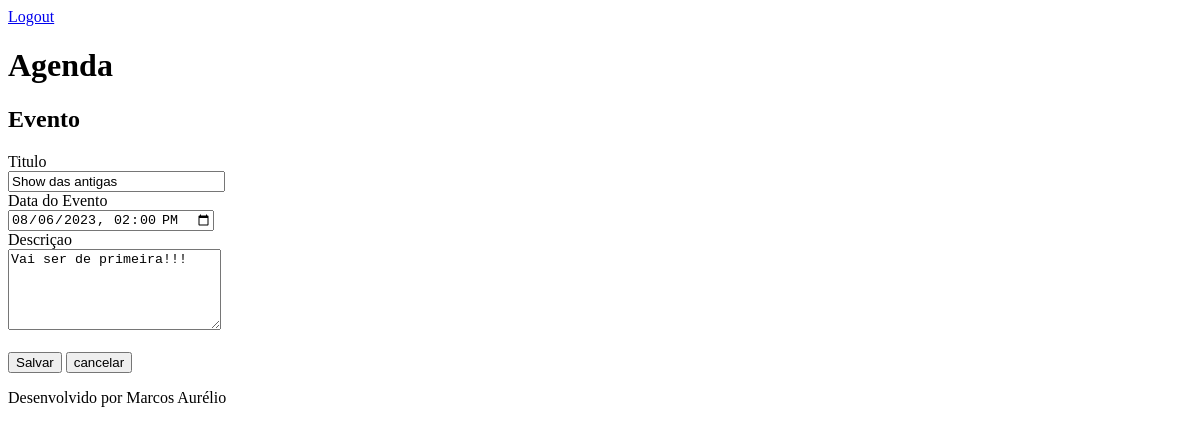
Page /agenda/evento/?id=4 on the earlier database version.
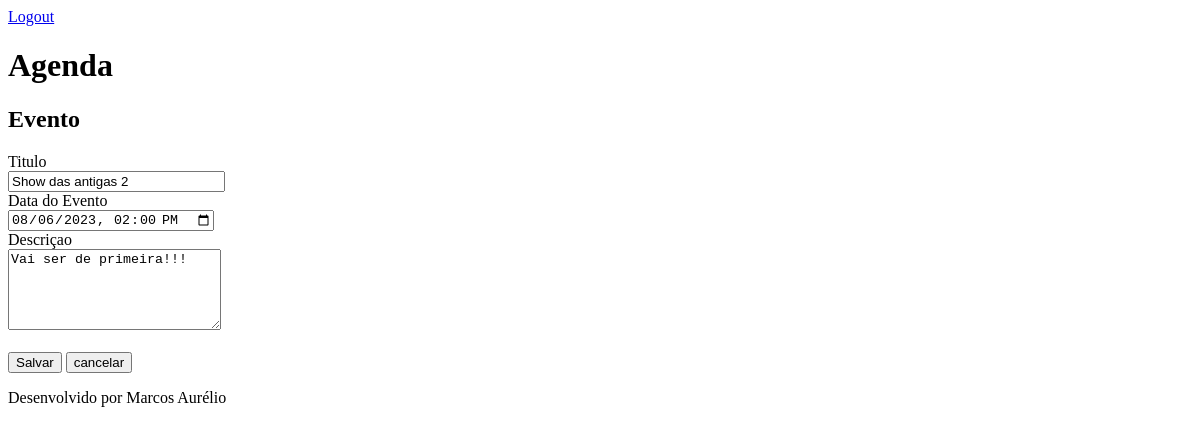
Same page on the later database version.
### core/models.py (models this page shows, shortened)
class Evento(models.Model):
    titulo = models.CharField(max_length=100, verbose_name="Título")
    descricao = models.TextField(blank=True, null=True)
    data_evento = models.DateTimeField(verbose_name="Data do Evento")
    data_criacao = models.DateTimeField(auto_now=True, verbose_name="Data da Criação")
    usuario = models.ForeignKey(User, on_delete=models.CASCADE)
    class Meta:
        db_table = "evento"
    def get_data_input_evento(self):
        return self.data_evento.strftime("%Y-%m-%dT%H:%M")

### core/views.py (the view)
# urls.py: path('agenda/evento/', views.evento),
def evento(request):
    id_evento = request.GET.get('id')
    dados = {}
    if id_evento:
        dados['evento'] = Evento.objects.get(id=id_evento)
    return render(request, 'evento.html', dados)

### templates/evento.html (shortened to what this page needs)
{% extends "model-page.html" %}
{% block content %}
    <h2>Evento</h2>
    <form action="submit" method="POST">{% csrf_token %}
        <label>Titulo</label><br>
        <input type="text" name="titulo" size="24" value="{{ evento.titulo }}" ><br>
        <label>Data do Evento</label><br>
        <input type="datetime-local" name="data_evento" value="{{ evento.get_data_input_evento }}" ><br>
        <label>Descriçao</label><br>
        <textarea name="descricao" rows="5" cols="24" >{{ evento.descricao }}</textarea><br><br>
        <button type="submit">Salvar</button>
        <a href="/">
            <button type="button">cancelar</button>
        </a>
    </form>
{% endblock %}

Differences in the rows shown:
changed Evento "Vai ser de primeira!!!": titulo "Show das antigas" → "Show das antigas 2"
